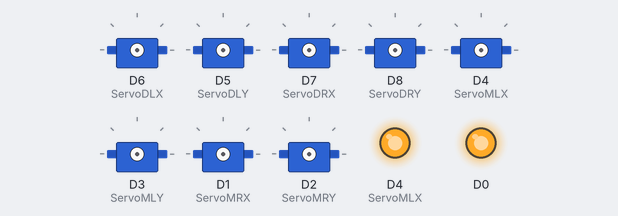
Bench run of a sketch on a simulated ESP8266 (NodeMCU). Parts: 8 × servo, output pins drawn as LEDs (lit = HIGH). WiFi joins after 1.5 s; servers stay silent unless stated; pins used as bus, display or sensor lines are not drawn.

Above: at 0.1 s.
At 2.6 s:
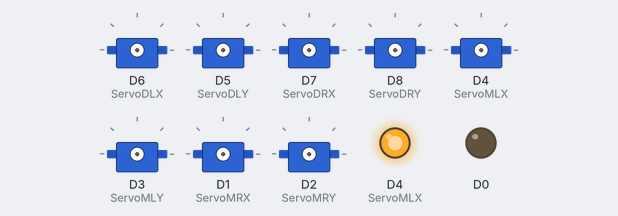
At 4.6 s:
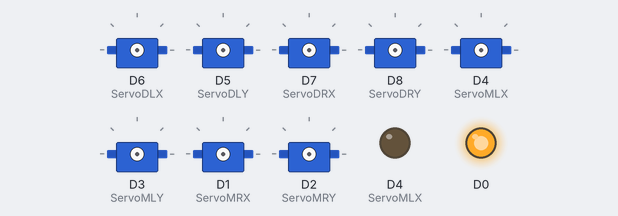
At 6.1 s:
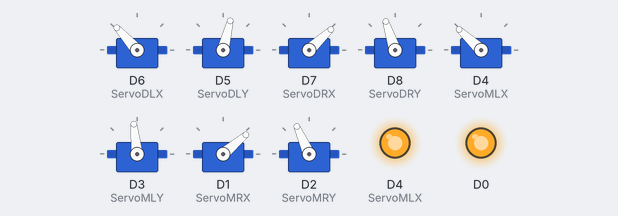
Timing chart, 0 to 7.6 s (numbered marks = the images above):
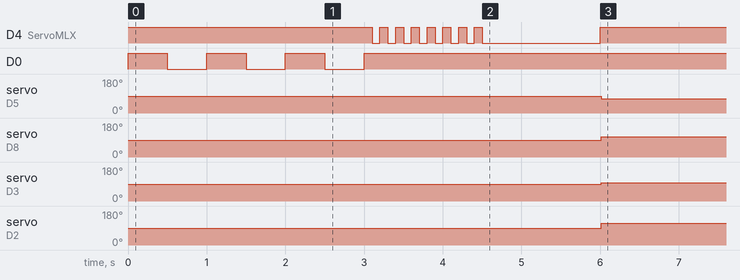

The sketch:

Hexapodo_v0-7.ino
```cpp
#include <Servo.h>
#include <SoftwareSerial.h>
#include <ESP8266WiFi.h>
#include <ESP8266WiFiMulti.h>
#include <SocketIoClient.h>


// ********SERVOMOTORES******* a utilizar
Servo ServoDLX;
Servo ServoDLY;

Servo ServoDRX;
Servo ServoDRY;

Servo ServoMLX;
Servo ServoMLY;

Servo ServoMRX;
Servo ServoMRY;
// **********FIN DE SERVOMOTORES******** a utilizar


//***********INICIO************ Declaracion de variables
SoftwareSerial s(3,1);//(Rx,Tx) //Pines de comunicacion serial


//********* Configuracion WI-FI
const char* ssid     = "INFINITUM989A_2.4";
const char* password = "8S4jxq94XQ";
const char* server = "201.174.122.203"; //Enter server adress
const uint16_t port = 5001; // Enter server port
uint64_t messageTimestamp;

SocketIoClient socketIO;
//********* FIN configuracion WI-Fi


//**** Declaracion variables hexapodo
const int L=0;
const int R=1;
const int U=0;
const int M=1;
const int D=2;

const int potpin = 0;  // connect potentiometer to A0

int valpot;
const int Ymin[3][2] = {{84, 109 },
                        {96, 114 },
                        {76, 108 }
                        }; //Matriz de los valores minimos en el eje Y

const int Ymax[3][2] = {{172, 25 },
                        {180, 27 },
                        {163, 18 }
                         };//Matriz de los valores maximos en el eje Y

const int Xmin[3][2] = {{180, 0 },
                        {180, 0 },
                        {180, 0 }
                        }; //Matriz de los valores minimos en el eje X

const int Xmax[3][2] = {{68, 106 },
                        {95, 79 },
                        {85, 85 }
                        };//Matriz de los valores maximos en el eje X

int angY[3][2];
int angX[3][2];
//*********FIN******* Declaracion variables hexapodo

boolean ledStatus = true;


void setup() {
  //** Indicacion de ENCENDIDO
  pinMode(LED_BUILTIN, OUTPUT);
  pinMode(D0, OUTPUT);
  digitalWrite(LED_BUILTIN, HIGH);//El LED se apaga con estado alto
  digitalWrite(D0, HIGH); //El LED se apaga con estado alto
  for (int i=0; i<6; i++){
    delay(500);
   ledStatus = !ledStatus;
    digitalWrite(D0, ledStatus);
  }
  //Fin secuencia de indicacion de ENCENDIDO


  //***Acoplamiento a Wi-Fi
  connectWiFi_STA();

  ServoDLX.attach(D6);  // Servo eje X
  ServoDLY.attach(D5);  // Servo eje Y

  ServoDRX.attach(D7);  // Servo eje X
  ServoDRY.attach(D8);  // Servo eje Y

  ServoMLX.attach(D4);  // Servo eje X
  ServoMLY.attach(D3);  // Servo eje Y

  ServoMRX.attach(D1);  // Servo eje X
  ServoMRY.attach(D2);  // Servo eje Y


  s.begin(9600);
  socketIO.begin(server, port);
  socketIO.on("angulo",messageEventHandler);
}


void loop() {
 //*********INICIO******** Girar servos en X hacia adelante
for(int ang=1;ang<2;ang++){
for(int pos=0; pos<3;pos++) {
    for (int side=0; side<2; side++){
   angX[pos][side] = map(ang, 0, 2, Xmin[pos][side], Xmax[pos][side]);
    }
  }
  WriteX();
}
//***********FIN************


for(int ang=0;ang<1;ang++){
for(int pos=0; pos<3;pos++) {
    for (int side=0; side<2; side++){
   angY[pos][side] = map(ang, 0, 1, Ymin[pos][side], Ymax[pos][side]);
    }
  }
  WriteY();
}
//**********FIN*********


  while(true){
    socketIO.loop();
  }

}

void writeInt(unsigned int value){
    s.write(255);

    s.write(lowByte(value));

    s.write(highByte(value));
}

void WriteX(){

unsigned int SerialX = 0;
unsigned int sum;
  ServoDLX.write(angX[D][L]);  // Servo eje X
  ServoDRX.write(angX[D][R]);  // Servo eje Y
  ServoMLX.write(angX[M][L]);  // Servo eje Y
  ServoMRX.write(angX[M][R]);  // Servo eje X

  //Envio de angulos U-X
  for (int side=0; side<2; side++){
    sum = 400*side;
    SerialX = sum + angX[U][side];
    writeInt(SerialX);
    delay(5);
  }
}//*************FIN*********** WriteX

void WriteY(){
  unsigned int SerialY = 0;
  unsigned int sum;
  ServoDLY.write(angY[D][L]);  // Servo eje X
  ServoDRY.write(angY[D][R]);  // Servo eje Y
  ServoMLY.write(angY[M][L]);  // Servo eje Y
  ServoMRY.write(angY[M][R]);  // Servo eje X

  //Envio de angulos U-Y
  for (int side=0; side<2; side++){
    sum = (400*side) + 200;
    SerialY = sum+ angY[U][side];
    writeInt(SerialY);
    delay(5);
  }
}//**********FIN*********** WriteY


void messageEventHandler(const char * payload, size_t length) {
 //Serial.printf("got message: %s\n", payload);
 int num = atoi(payload);
  int side=0;
  int pos=0;
  int angx=0;

  int side1;
  int side2;
  int ang;
  char xory;

  switch (num) {

      case 0: //Levantar una parte
        //Patas derechas
        upndown(R, L, 8, 'y');//Levantar Y

        delay(2000);
        upndown(L, R, 0, 'x');//X atras

        delay(2000);
        upndown(R, L, 7, 'x');//X frente

        delay(2000);
        upndown(R, L, 0, 'y');//Y abajo
        break;

      case 1: //Levantar otra parte
        //Patas izquierdas
        upndown(L, R, 8, 'y');//Levantar Y

        delay(2000);
        upndown(R, L, 0, 'x');//X atras

        delay(2000);
        upndown(L, R, 7, 'x');//X frente

        delay(2000);
        upndown(L, R, 0, 'y');//Y abajo
        break;

      default:
        for (int i=0; i<5; i++){
          delay(500);
          ledStatus = !ledStatus;
          digitalWrite(D0, ledStatus);
        }
        break;
  }


}


void connectWiFi_STA()
{
   WiFi.mode(WIFI_STA);
   WiFi.begin(ssid, password);
   while (WiFi.status() != WL_CONNECTED)
   {
     delay(100);
     ledStatus = !ledStatus;
     digitalWrite(LED_BUILTIN, ledStatus);
   }
   digitalWrite(LED_BUILTIN, LOW);
   delay(1500);
   digitalWrite(LED_BUILTIN, HIGH);
}

void upndown(int side1, int side2, int ang, char xory){
  int pos;
            for(pos=U; pos<3;pos=pos+2) {
              if(xory=='x'){
                angX[pos][side1] = map(ang, 0, 10, Xmin[pos][side1], Xmax[pos][side1]);
              }
              else{
                angY[pos][side1] = map(ang, 0, 10, Ymin[pos][side1], Ymax[pos][side1]);
              }
            }
             //Pata izquierda
            pos=M;


            switch(xory){
              case 'x':
              angX[pos][side2] = map(ang, 0, 10, Xmin[pos][side2], Xmax[pos][side2]);
              WriteX();
              break;

              case 'y':
              angY[pos][side2] = map(ang, 0, 10, Ymin[pos][side2], Ymax[pos][side2]);
              WriteY();
              break;

              default:
                 for (int i=0; i<5; i++){
                  delay(500);
                  ledStatus = !ledStatus;
                  digitalWrite(D0, ledStatus);
                  }
              break;
            }

}
```

Measured:
- by itself, servo on D5 (ServoDLY): 90° → 76° at 6.0 s
- by itself, servo on D8 (ServoDRY): 90° → 108° at 6.0 s
- by itself, servo on D3 (ServoMLY): 90° → 96° at 6.0 s
- by itself, servo on D2 (ServoMRY): 90° → 114° at 6.0 s
